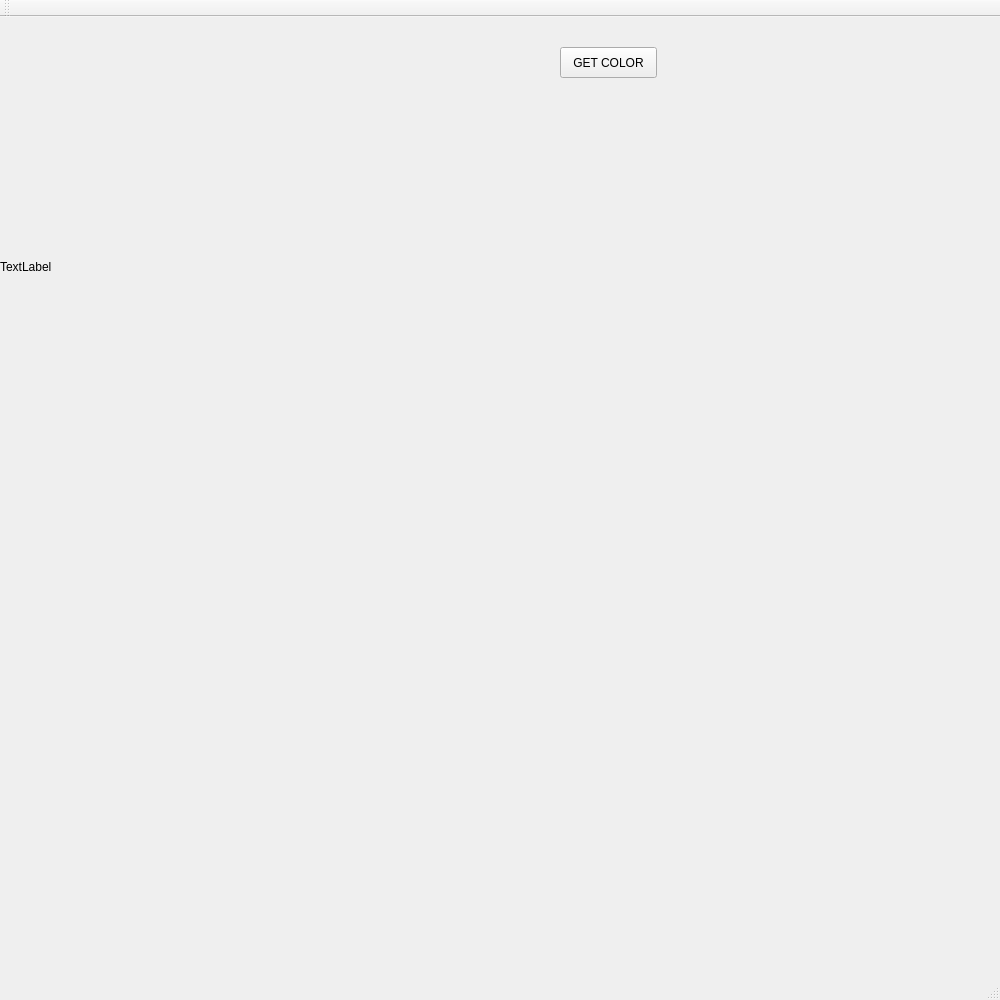
<?xml version="1.0" encoding="UTF-8"?>
<ui version="4.0">
 <class>MainWindow</class>
 <widget class="QMainWindow" name="MainWindow">
  <property name="geometry">
   <rect>
    <x>0</x>
    <y>0</y>
    <width>1000</width>
    <height>1000</height>
   </rect>
  </property>
  <property name="windowTitle">
   <string>MainWindow</string>
  </property>
  <widget class="QWidget" name="centralWidget">
   <widget class="QLabel" name="label">
    <property name="geometry">
     <rect>
      <x>0</x>
      <y>0</y>
      <width>500</width>
      <height>500</height>
     </rect>
    </property>
    <property name="text">
     <string>TextLabel</string>
    </property>
   </widget>
   <widget class="QPushButton" name="pushButton">
    <property name="geometry">
     <rect>
      <x>560</x>
      <y>30</y>
      <width>97</width>
      <height>31</height>
     </rect>
    </property>
    <property name="text">
     <string>GET COLOR</string>
    </property>
   </widget>
  </widget>
  <widget class="QMenuBar" name="menuBar">
   <property name="geometry">
    <rect>
     <x>0</x>
     <y>0</y>
     <width>1000</width>
     <height>27</height>
    </rect>
   </property>
  </widget>
  <widget class="QToolBar" name="mainToolBar">
   <attribute name="toolBarArea">
    <enum>TopToolBarArea</enum>
   </attribute>
   <attribute name="toolBarBreak">
    <bool>false</bool>
   </attribute>
  </widget>
  <widget class="QStatusBar" name="statusBar"/>
 </widget>
 <layoutdefault spacing="6" margin="11"/>
 <resources/>
 <connections/>
</ui>
